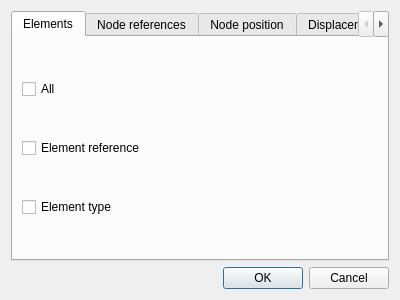
<?xml version="1.0" encoding="UTF-8"?>
<ui version="4.0">
 <class>TableFilterDialog</class>
 <widget class="QDialog" name="TableFilterDialog">
  <property name="windowModality">
   <enum>Qt::ApplicationModal</enum>
  </property>
  <property name="geometry">
   <rect>
    <x>0</x>
    <y>0</y>
    <width>400</width>
    <height>300</height>
   </rect>
  </property>
  <property name="windowTitle">
   <string>Table filter dialog</string>
  </property>
  <layout class="QVBoxLayout" name="verticalLayout">
   <item>
    <widget class="QTabWidget" name="tabWidget">
     <property name="currentIndex">
      <number>0</number>
     </property>
     <widget class="QWidget" name="tabModel">
      <attribute name="title">
       <string>Elements</string>
      </attribute>
      <layout class="QVBoxLayout" name="verticalLayout_2">
       <item>
        <widget class="QCheckBox" name="checkBoxElements">
         <property name="text">
          <string>All</string>
         </property>
         <property name="tristate">
          <bool>false</bool>
         </property>
        </widget>
       </item>
       <item>
        <widget class="QCheckBox" name="checkBoxElementReference">
         <property name="text">
          <string>Element reference</string>
         </property>
        </widget>
       </item>
       <item>
        <widget class="QCheckBox" name="checkBoxElementType">
         <property name="text">
          <string>Element type</string>
         </property>
        </widget>
       </item>
      </layout>
     </widget>
     <widget class="QWidget" name="tabNodes">
      <attribute name="title">
       <string>Node references</string>
      </attribute>
      <layout class="QVBoxLayout" name="verticalLayout_3">
       <item>
        <widget class="QCheckBox" name="checkBoxNodeReferences">
         <property name="text">
          <string>All</string>
         </property>
        </widget>
       </item>
       <item>
        <widget class="QCheckBox" name="checkBoxNodeGlobalReference">
         <property name="text">
          <string>global reference</string>
         </property>
        </widget>
       </item>
       <item>
        <widget class="QCheckBox" name="checkBoxNodeLocalReference">
         <property name="text">
          <string>local reference</string>
         </property>
        </widget>
       </item>
      </layout>
     </widget>
     <widget class="QWidget" name="tabNodePosition">
      <attribute name="title">
       <string>Node position</string>
      </attribute>
      <layout class="QVBoxLayout" name="verticalLayout_8">
       <item>
        <widget class="QCheckBox" name="checkBoxNodePositions">
         <property name="text">
          <string>All</string>
         </property>
        </widget>
       </item>
       <item>
        <widget class="QCheckBox" name="checkBoxNodePositionX">
         <property name="text">
          <string>X coordinate</string>
         </property>
        </widget>
       </item>
       <item>
        <widget class="QCheckBox" name="checkBoxNodePositionY">
         <property name="text">
          <string>Y coordinate</string>
         </property>
        </widget>
       </item>
       <item>
        <widget class="QCheckBox" name="checkBoxNodePositionZ">
         <property name="text">
          <string>Z coordinate</string>
         </property>
        </widget>
       </item>
      </layout>
     </widget>
     <widget class="QWidget" name="tabDisplacements">
      <attribute name="title">
       <string>Displacements</string>
      </attribute>
      <layout class="QVBoxLayout" name="verticalLayout_4">
       <item>
        <widget class="QCheckBox" name="checkBoxNodeDisplacements">
         <property name="text">
          <string>All</string>
         </property>
        </widget>
       </item>
       <item>
        <widget class="QCheckBox" name="checkBoxNodeDisplacementsX">
         <property name="text">
          <string>X displacements</string>
         </property>
        </widget>
       </item>
       <item>
        <widget class="QCheckBox" name="checkBoxNodeDisplacementsY">
         <property name="text">
          <string>Y displacements</string>
         </property>
        </widget>
       </item>
       <item>
        <widget class="QCheckBox" name="checkBoxNodeDisplacementsZ">
         <property name="text">
          <string>Z displacements</string>
         </property>
        </widget>
       </item>
      </layout>
     </widget>
     <widget class="QWidget" name="tabStrains">
      <attribute name="title">
       <string>Strains</string>
      </attribute>
      <layout class="QVBoxLayout" name="verticalLayout_5">
       <item>
        <widget class="QCheckBox" name="checkBoxStrains">
         <property name="text">
          <string>All</string>
         </property>
         <property name="checked">
          <bool>false</bool>
         </property>
        </widget>
       </item>
       <item>
        <widget class="QCheckBox" name="checkBoxE11">
         <property name="text">
          <string>e11</string>
         </property>
        </widget>
       </item>
       <item>
        <widget class="QCheckBox" name="checkBoxE22">
         <property name="text">
          <string>e22</string>
         </property>
        </widget>
       </item>
       <item>
        <widget class="QCheckBox" name="checkBoxE33">
         <property name="text">
          <string>e33</string>
         </property>
        </widget>
       </item>
       <item>
        <widget class="QCheckBox" name="checkBoxE12">
         <property name="text">
          <string>e12</string>
         </property>
        </widget>
       </item>
       <item>
        <widget class="QCheckBox" name="checkBoxE23">
         <property name="text">
          <string>e23</string>
         </property>
        </widget>
       </item>
       <item>
        <widget class="QCheckBox" name="checkBoxE13">
         <property name="text">
          <string>e13</string>
         </property>
        </widget>
       </item>
      </layout>
     </widget>
     <widget class="QWidget" name="tabStresses">
      <attribute name="title">
       <string>Stresses</string>
      </attribute>
      <layout class="QVBoxLayout" name="verticalLayout_6">
       <item>
        <widget class="QCheckBox" name="checkBoxStresses">
         <property name="text">
          <string>All</string>
         </property>
        </widget>
       </item>
       <item>
        <widget class="QCheckBox" name="checkBoxS11">
         <property name="text">
          <string>e11</string>
         </property>
        </widget>
       </item>
       <item>
        <widget class="QCheckBox" name="checkBoxS22">
         <property name="text">
          <string>e22</string>
         </property>
        </widget>
       </item>
       <item>
        <widget class="QCheckBox" name="checkBoxS33">
         <property name="text">
          <string>e33</string>
         </property>
        </widget>
       </item>
       <item>
        <widget class="QCheckBox" name="checkBoxS12">
         <property name="text">
          <string>e12</string>
         </property>
        </widget>
       </item>
       <item>
        <widget class="QCheckBox" name="checkBoxS23">
         <property name="text">
          <string>e23</string>
         </property>
        </widget>
       </item>
       <item>
        <widget class="QCheckBox" name="checkBoxS13">
         <property name="text">
          <string>e13</string>
         </property>
        </widget>
       </item>
      </layout>
     </widget>
     <widget class="QWidget" name="tabOther">
      <attribute name="title">
       <string>Other</string>
      </attribute>
      <layout class="QVBoxLayout" name="verticalLayout_7">
       <item>
        <widget class="QCheckBox" name="checkBoxVonMises">
         <property name="text">
          <string>Von Mises</string>
         </property>
        </widget>
       </item>
      </layout>
     </widget>
    </widget>
   </item>
   <item>
    <widget class="QDialogButtonBox" name="buttonBox">
     <property name="orientation">
      <enum>Qt::Horizontal</enum>
     </property>
     <property name="standardButtons">
      <set>QDialogButtonBox::Cancel|QDialogButtonBox::Ok</set>
     </property>
    </widget>
   </item>
  </layout>
 </widget>
 <resources/>
 <connections>
  <connection>
   <sender>buttonBox</sender>
   <signal>accepted()</signal>
   <receiver>TableFilterDialog</receiver>
   <slot>accept()</slot>
   <hints>
    <hint type="sourcelabel">
     <x>248</x>
     <y>254</y>
    </hint>
    <hint type="destinationlabel">
     <x>157</x>
     <y>274</y>
    </hint>
   </hints>
  </connection>
  <connection>
   <sender>buttonBox</sender>
   <signal>rejected()</signal>
   <receiver>TableFilterDialog</receiver>
   <slot>reject()</slot>
   <hints>
    <hint type="sourcelabel">
     <x>316</x>
     <y>260</y>
    </hint>
    <hint type="destinationlabel">
     <x>286</x>
     <y>274</y>
    </hint>
   </hints>
  </connection>
 </connections>
</ui>
